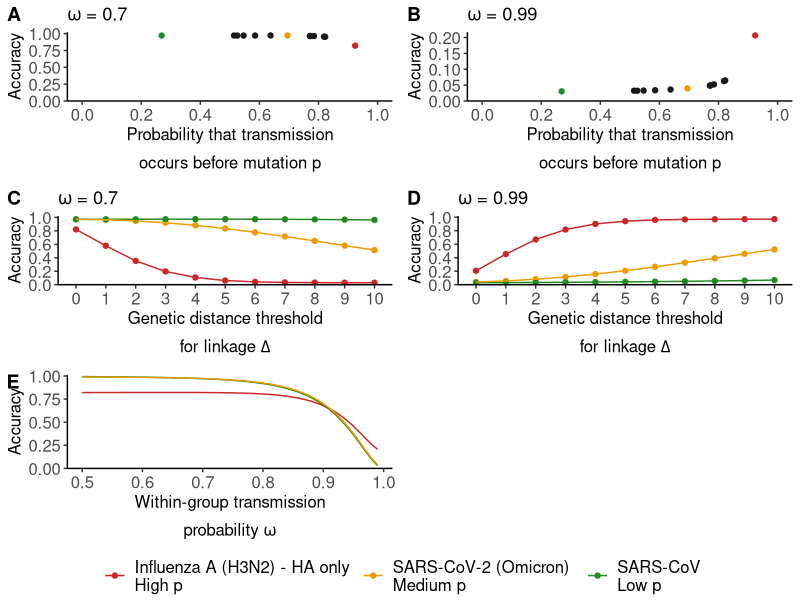
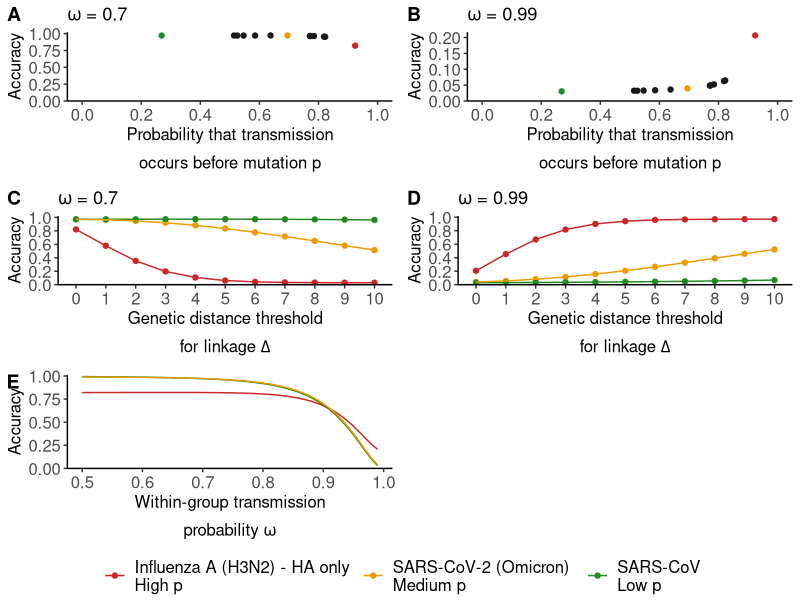
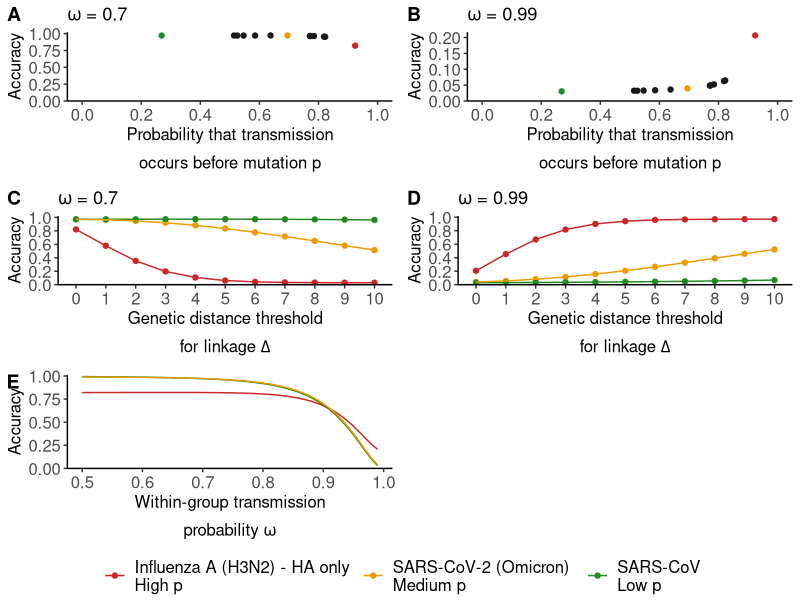
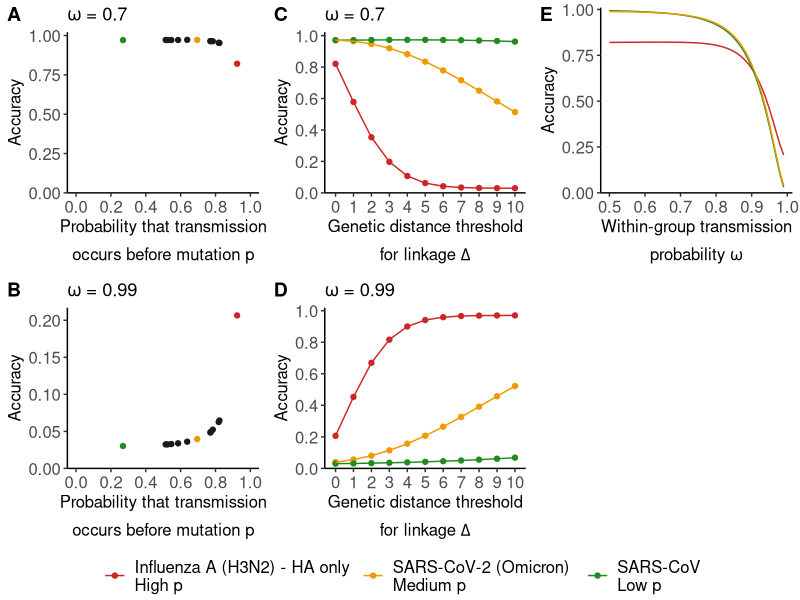

Source code (R) for these figures, in order:
library(tidyverse)
library(ggpubr)

## Load confusion matrix parameters across pathogens
df_sens_spec_FDR_across_pathogens_R_1.3 <- read_csv('../results/df_sens_spec_FDR_F1_across_pathogens_R_1.3.csv')

## Add accuracy calculations
df_sens_spec_FDR_across_pathogens_R_1.3 <- df_sens_spec_FDR_across_pathogens_R_1.3 %>% 
  mutate(accuracy = specificity + proba_0_1_jumps * (sensitivity - specificity),
         contribution_TP_accuracy = specificity * proba_0_1_jumps,
         contribution_TN_accuracy = sensitivity * (1. - proba_0_1_jumps))

## Define theme for figures
my_theme_classic <- function(){
  (theme_classic() +
     theme(axis.text = element_text(size = 12), 
           axis.title = element_text(size = 12),
           legend.text = element_text(size = 12), 
           legend.title = element_text(size = 12),
           strip.background = element_rect(fill = 'gray22'), 
           strip.text = element_text(size = 12, colour = 'white'))) %>% 
    return()
}

## Define colors for pathogens
name_pathogens <- unique(df_sens_spec_FDR_across_pathogens_R_1.3$pathogen)
vec_pathogens_to_keep <- c('Influenza A (H3N2) - HA only', 'SARS-CoV-2 (Omicron)', 'SARS-CoV')
vec_names_pathogens_to_keep <- c('Influenza A (H3N2) - HA only\nHigh p', 
                                 'SARS-CoV-2 (Omicron)\nMedium p',
                                 'SARS-CoV\nLow p')
vec_colors_pathogens_to_keep <- c('firebrick3', 'orange2', 'forestgreen')
vec_colors_all_pathogens <- sapply(name_pathogens, FUN = function(pathogen){
  ifelse(pathogen %in% vec_pathogens_to_keep, 
         vec_colors_pathogens_to_keep[which(vec_pathogens_to_keep == pathogen)], 
         'gray10')
})

## Accuracy as a function of p
plt_accuracy_func_p <- df_sens_spec_FDR_across_pathogens_R_1.3 %>% 
  filter(delta == 0, omega == 0.7) %>% 
  ggplot(aes(x = proba_trans_before_mut, y = accuracy, colour = pathogen)) +
  geom_point() +
  scale_x_continuous(name = expression(atop('Probability that transmission', 'occurs before mutation '*p)),
                     breaks = seq(0., 1., 0.2),
                     limits = c(0., 1.)) +
  scale_y_continuous(name = 'Accuracy', limits = c(0., NA),
                     expand = expansion(mult = c(0.,.05))) +
  scale_colour_manual(values = vec_colors_all_pathogens, breaks = name_pathogens,
                      guide = 'none') +
  my_theme_classic() +
  theme(legend.position = 'none')


plt_accuracy_func_p_omega_0.99 <- df_sens_spec_FDR_across_pathogens_R_1.3 %>% 
  filter(delta == 0, omega == 0.99) %>% 
  ggplot(aes(x = proba_trans_before_mut, y = accuracy, colour = pathogen)) +
  geom_point() +
  scale_x_continuous(name = expression(atop('Probability that transmission', 'occurs before mutation '*p)),
                     breaks = seq(0., 1., 0.2),
                     limits = c(0., 1.)) +
  scale_y_continuous(name = 'Accuracy', limits = c(0., NA),
                     expand = expansion(mult = c(0.,.05))) +
  scale_colour_manual(values = vec_colors_all_pathogens, breaks = name_pathogens,
                      guide = 'none') +
  my_theme_classic() +
  theme(legend.position = 'none')

## Accuracy as a function of Delta
plt_accuracy_func_delta <- df_sens_spec_FDR_across_pathogens_R_1.3 %>% 
  filter(omega == 0.7, delta <= 10,
         pathogen %in% vec_pathogens_to_keep) %>% 
  ggplot(aes(x = as.factor(delta), colour = pathogen, group = pathogen)) +
  geom_point(aes(y = accuracy)) +
  geom_line(aes(y = accuracy)) +
  scale_x_discrete(breaks = 0:10, 
                   name = expression(atop('Genetic distance threshold', 'for linkage '*Delta))) +
  scale_y_continuous(limits = c(0., NA), breaks = seq(0., 1., 0.2),
                     name = 'Accuracy',
                     expand = expansion(mult = c(0., 0.05))) +
  scale_colour_manual(name = '', 
                      breaks = vec_pathogens_to_keep, 
                      labels = vec_names_pathogens_to_keep, 
                      values = vec_colors_pathogens_to_keep) +
  my_theme_classic() +
  theme(legend.position = 'bottom')

plt_accuracy_func_delta_omega_0.99 <- df_sens_spec_FDR_across_pathogens_R_1.3 %>% 
  filter(omega == 0.99, delta <= 10,
         pathogen %in% vec_pathogens_to_keep) %>% 
  ggplot(aes(x = as.factor(delta), colour = pathogen, group = pathogen)) +
  geom_point(aes(y = accuracy)) +
  geom_line(aes(y = accuracy)) +
  scale_x_discrete(breaks = 0:10, 
                   name = expression(atop('Genetic distance threshold', 'for linkage '*Delta))) +
  scale_y_continuous(limits = c(0., NA), breaks = seq(0., 1., 0.2),
                     name = 'Accuracy',
                     expand = expansion(mult = c(0., 0.05))) +
  scale_colour_manual(name = '', 
                      breaks = vec_pathogens_to_keep, 
                      labels = vec_names_pathogens_to_keep, 
                      values = vec_colors_pathogens_to_keep) +
  my_theme_classic() +
  theme(legend.position = 'bottom')

## Accuracy as a function of omega
plt_accuracy_func_omega <- df_sens_spec_FDR_across_pathogens_R_1.3 %>% 
  filter(delta == 0,
         pathogen %in% vec_pathogens_to_keep) %>% 
  ggplot(aes(x = omega, colour = pathogen, 
             group = interaction(pathogen, delta))) +
  geom_line(aes(y = accuracy)) +
  scale_x_continuous(name = expression(atop('Within-group transmission', 'probability '*omega))) +
  scale_y_continuous(limits = c(0., 1.), name = 'Accuracy',
                     expand = expansion(mult = c(0., 0.01))) +
  scale_colour_manual(name = '', 
                      breaks = vec_pathogens_to_keep, 
                      labels = vec_names_pathogens_to_keep, 
                      values = vec_colors_pathogens_to_keep) +
  my_theme_classic() +
  theme(legend.position = 'bottom')



accuracy_panel <- ggarrange(plt_accuracy_func_p + 
                              theme(legend.position = 'none') +
                              ggtitle(label = expression(paste(omega, ' = 0.7'))),
                            plt_accuracy_func_p_omega_0.99 + theme(legend.position = 'none') +
                              ggtitle(label = expression(paste(omega, ' = 0.99'))),
                            plt_accuracy_func_delta +
                              ggtitle(label = expression(paste(omega, ' = 0.7'))),
                            plt_accuracy_func_delta_omega_0.99 +
                              ggtitle(label = expression(paste(omega, ' = 0.99'))),
                            plt_accuracy_func_omega,
                            nrow = 3, ncol = 2, 
                            common.legend = T, legend = 'bottom',
                            labels = 'AUTO')

plot(accuracy_panel)

png('../figures/supplementary-figures/accuracy_panel.png', height = 9, width = 6.5,
    res = 350, units = 'in')
plot(accuracy_panel)
dev.off()
pdf('../figures/supplementary-figures/accuracy_panel.pdf', height = 9, width = 6.5)
plot(accuracy_panel)
dev.off()



accuracy_panel_horizontal <- ggarrange(plt_accuracy_func_p + 
                                         theme(legend.position = 'none') +
                                         ggtitle(label = expression(paste(omega, ' = 0.7'))),
                                       plt_accuracy_func_delta +
                                         ggtitle(label = expression(paste(omega, ' = 0.7'))),
                                       plt_accuracy_func_omega,
                                       plt_accuracy_func_p_omega_0.99 + theme(legend.position = 'none') +
                                         ggtitle(label = expression(paste(omega, ' = 0.99'))),
                                       plt_accuracy_func_delta_omega_0.99 +
                                         ggtitle(label = expression(paste(omega, ' = 0.99'))),
                                       
                                       nrow = 2, ncol = 3, 
                                       common.legend = T, legend = 'bottom',
                                       labels = c('A', 'C', 'E', 'B', 'D'))

pdf('../figures/supplementary-figures/accuracy_panel_horizontal.pdf', height = 6., width = 8.)
plot(accuracy_panel_horizontal)
dev.off()
  
